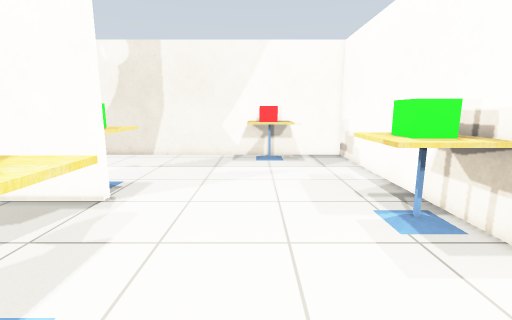
View 1 (above)

20 first-person views from a walk through a world built for the Gazebo simulator. The camera is 1 m above the floor, tilts 10° down and sees 85° across. The floor is counted in squares, 0.25 m on a side. Each view is taken from the middle of a square. On the plan, view 1 faces up. The plan holds only what a view shows up to about 20 squares ahead; the rest is blank. Simple patterns stand in for the simulator's built-in surfaces.

View 2
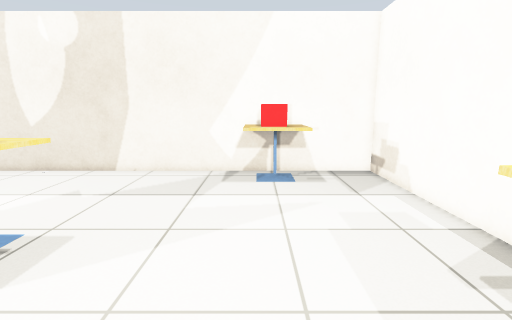

View 3
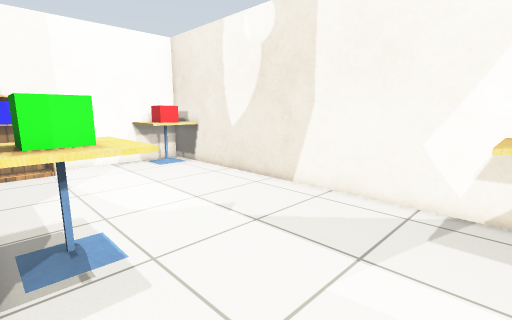

View 4
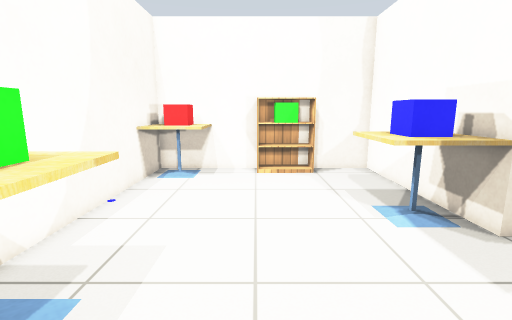

View 5
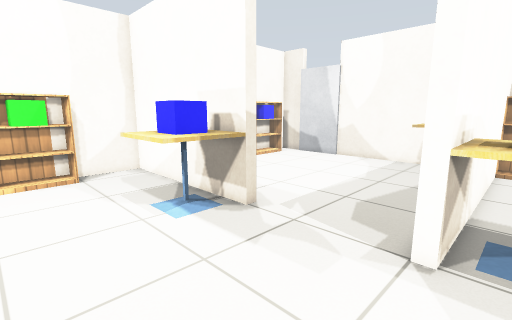

View 6
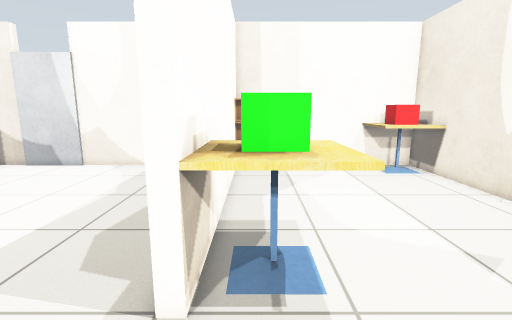

View 7
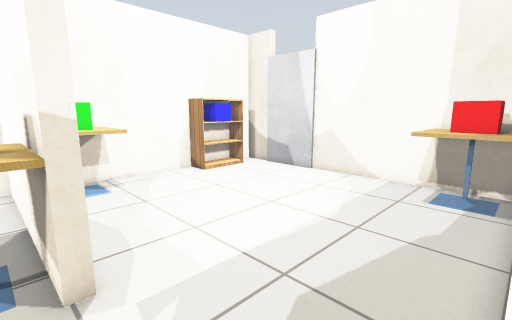

View 8
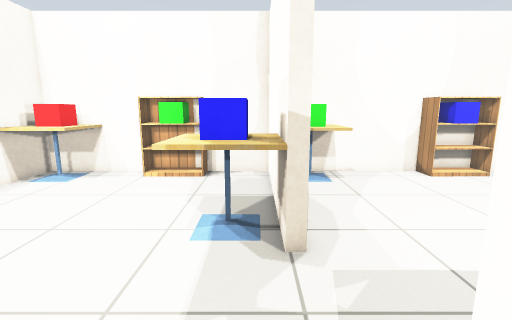

View 9
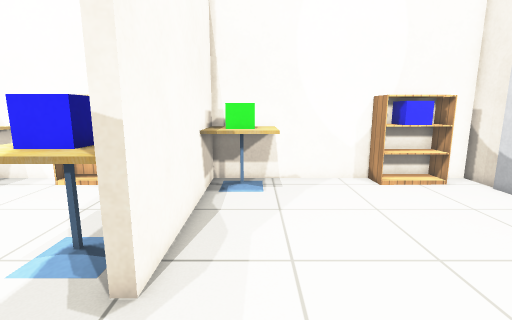

View 10
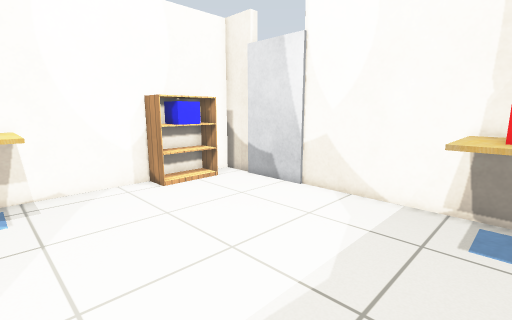

View 11
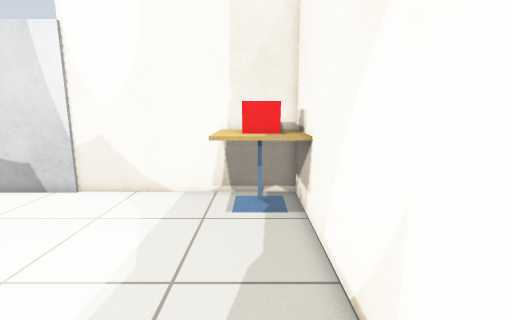

View 12
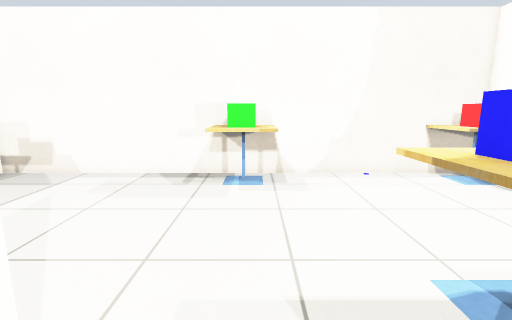

View 13
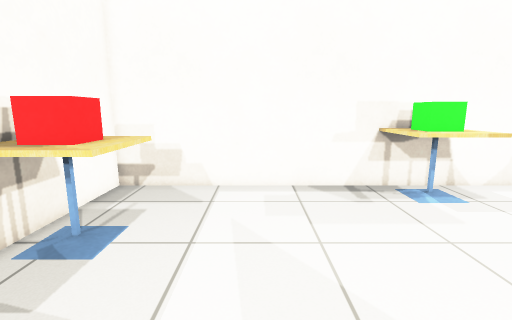

View 14
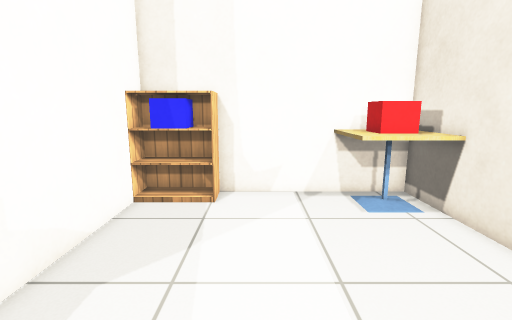

View 15
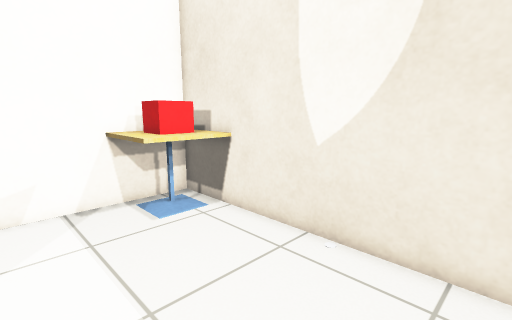

View 16
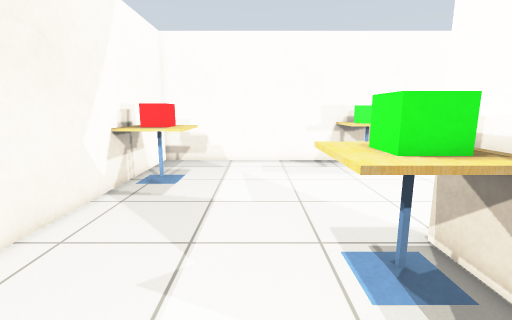

View 17
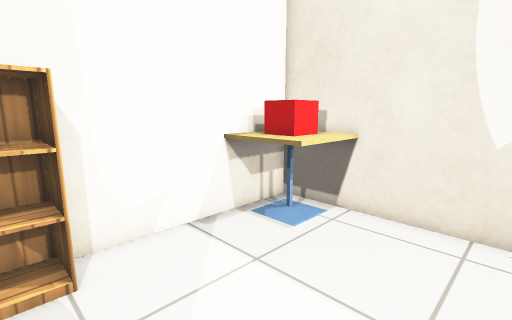

View 18
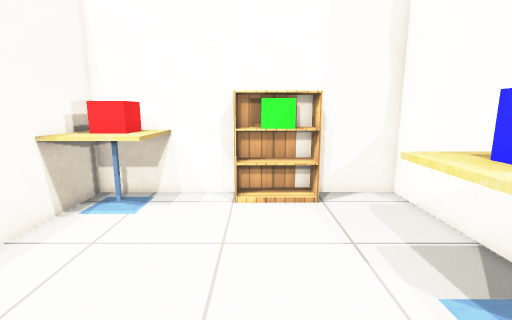

View 19
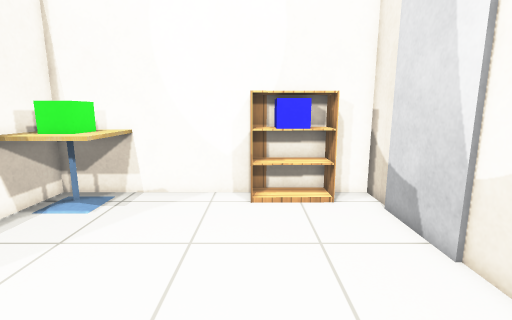

View 20
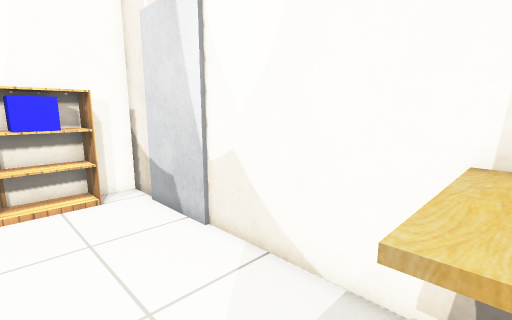

### Floor plan
Points are (right, up) in squares from view 1. A wall is a line through its corners. A room is listed if a view was taken in it or the views show most of it. See-through windows are left out.
Room 1 (views 1, 2, 3, 4, 5, 6, 7, 8, 13, 14, 15, 16, 17, 18)
walls: (-6.9, 12.6) (-6.9, 12); (-6.9, 5.6) (-6.9, -5.4) (-3.4, -5.4); (-20.4, 12.6) (-10.3, 12.6); (-1.4, -5.4) (3.5, -5.4); (7.7, -5.5) (7.7, 25.4) (-22.5, 25.4) (-22.5, 12.5)
ways out: opening at (-7, 8.5) to room 2
objects: bookshelf (-22, 13) to (-21, 16); cafe table (-22, 22) to (-19, 25); red box (-21, 23) to (-20, 24); cafe table (-10, 13) to (-7, 16); green box (-10, 14) to (-8, 15); cafe table (-6, 2) to (-3, 5); blue box (-6, 3) to (-4, 4); bookshelf (-3, -5) to (1, -4); cafe table (-1, 22) to (3, 25); red box (0, 23) to (2, 24); cafe table (4, -5) to (7, -2); cafe table (4, 8) to (7, 11); red box (5, -4) to (6, -3); green box (5, 9) to (6, 11); cafe table (7, 11)
Room 2 (views 9, 10, 11, 12, 19, 20)
walls: (-18.4, -5.4) (-7.4, -5.4) (-7.4, 5.6) (-6.9, 5.6); (-22.5, -3.1) (-22.5, -5.4) (-20.4, -5.4); (-6.9, 12) (-22.5, 12) (-22.5, 1)
ways out: opening at (-7, 8.5) to room 1
objects: door leaf (-22, -3) to (-22, 1); cafe table (-22, 8) to (-19, 11); red box (-21, 10) to (-20, 11); bookshelf (-20, -5) to (-17, -4); cafe table (-11, -5) to (-8, -2); green box (-10, -4) to (-9, -3)

Where each view was taken, in squares from view 1:
view 1: 0 up, 0 right, facing up
view 2: 7 up, 0 right, facing up
view 3: 13 up, 0 right, facing up-left
view 4: 14 up, 1 right, facing down
view 5: 14 up, 1 right, facing down-left
view 6: 14 up, 2 left, facing left
view 7: 12 up, 6 left, facing down-left
view 8: 13 up, 6 left, facing down
view 9: 11 up, 10 left, facing down
view 10: 10 up, 10 left, facing down-left
view 11: 10 up, 9 left, facing left
view 12: 9 up, 10 left, facing right
view 13: 18 up, 7 left, facing right
view 14: 18 up, 9 left, facing left
view 15: 18 up, 10 left, facing up-left
view 16: 18 up, 15 left, facing right
view 17: 15 up, 14 left, facing up-left
view 18: 8 up, 0 right, facing down
view 19: 8 up, 17 left, facing down
view 20: 9 up, 17 left, facing down-left
